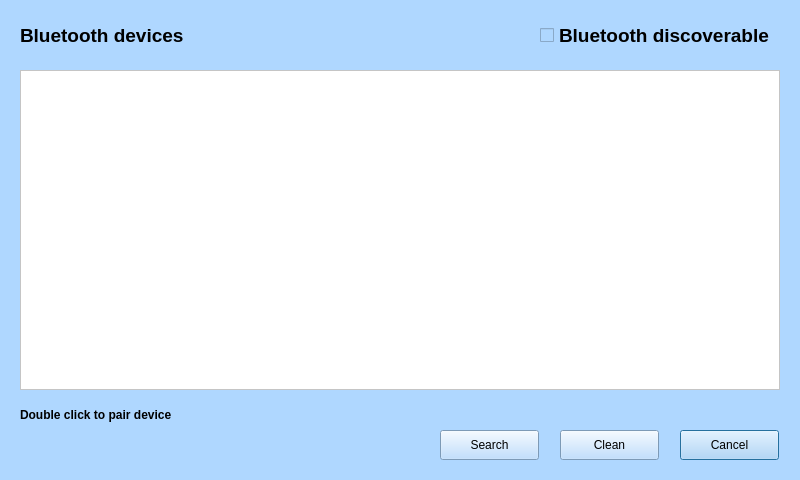
<?xml version="1.0" encoding="UTF-8"?>
<ui version="4.0">
 <class>BluetoothDialog</class>
 <widget class="QDialog" name="BluetoothDialog">
  <property name="geometry">
   <rect>
    <x>0</x>
    <y>0</y>
    <width>800</width>
    <height>480</height>
   </rect>
  </property>
  <property name="windowTitle">
   <string>Dialog</string>
  </property>
  <property name="styleSheet">
   <string notr="true">background-color: rgb(175, 215, 255);</string>
  </property>
  <widget class="QListWidget" name="listWidget_DiscoveredDevices">
   <property name="geometry">
    <rect>
     <x>20</x>
     <y>70</y>
     <width>760</width>
     <height>320</height>
    </rect>
   </property>
   <property name="font">
    <font>
     <pointsize>14</pointsize>
     <weight>75</weight>
     <bold>true</bold>
    </font>
   </property>
   <property name="focusPolicy">
    <enum>Qt::NoFocus</enum>
   </property>
   <property name="styleSheet">
    <string notr="true">background-color: rgb(255, 255, 255);</string>
   </property>
   <property name="spacing">
    <number>2</number>
   </property>
  </widget>
  <widget class="QLabel" name="label">
   <property name="geometry">
    <rect>
     <x>20</x>
     <y>20</y>
     <width>500</width>
     <height>30</height>
    </rect>
   </property>
   <property name="font">
    <font>
     <pointsize>14</pointsize>
     <weight>75</weight>
     <bold>true</bold>
    </font>
   </property>
   <property name="text">
    <string>Bluetooth devices</string>
   </property>
  </widget>
  <widget class="QPushButton" name="pushButton_Cancel">
   <property name="geometry">
    <rect>
     <x>680</x>
     <y>430</y>
     <width>99</width>
     <height>30</height>
    </rect>
   </property>
   <property name="text">
    <string>Cancel</string>
   </property>
  </widget>
  <widget class="QPushButton" name="pushButton_Clean">
   <property name="geometry">
    <rect>
     <x>560</x>
     <y>430</y>
     <width>99</width>
     <height>30</height>
    </rect>
   </property>
   <property name="focusPolicy">
    <enum>Qt::NoFocus</enum>
   </property>
   <property name="text">
    <string>Clean</string>
   </property>
  </widget>
  <widget class="QPushButton" name="pushButton_Search">
   <property name="geometry">
    <rect>
     <x>440</x>
     <y>430</y>
     <width>99</width>
     <height>30</height>
    </rect>
   </property>
   <property name="focusPolicy">
    <enum>Qt::NoFocus</enum>
   </property>
   <property name="text">
    <string>Search</string>
   </property>
  </widget>
  <widget class="QCheckBox" name="checkBox_BluetoothDiscoverable">
   <property name="geometry">
    <rect>
     <x>540</x>
     <y>20</y>
     <width>240</width>
     <height>30</height>
    </rect>
   </property>
   <property name="font">
    <font>
     <pointsize>14</pointsize>
     <weight>75</weight>
     <bold>true</bold>
    </font>
   </property>
   <property name="text">
    <string>Bluetooth discoverable</string>
   </property>
  </widget>
  <widget class="QLabel" name="label_2">
   <property name="geometry">
    <rect>
     <x>20</x>
     <y>400</y>
     <width>200</width>
     <height>30</height>
    </rect>
   </property>
   <property name="font">
    <font>
     <weight>75</weight>
     <bold>true</bold>
    </font>
   </property>
   <property name="text">
    <string>Double click to pair device</string>
   </property>
  </widget>
 </widget>
 <resources/>
 <connections/>
</ui>
